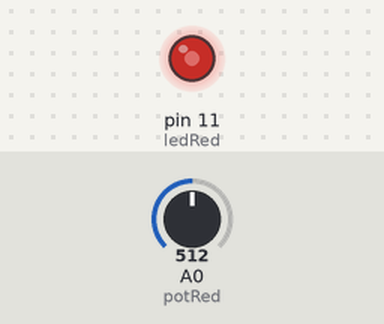
A sketch run on a simulated Arduino Uno, built with avr-gcc and run on an emulated ATmega328P. Parts: output pins drawn as LEDs (lit = HIGH). The inputs (shaded band) are chosen by the test bench; at power-on: A0 (potRed) = 512.

Above: at 1.2 s.
1.3 s: A0 (potRed) set to 716
At 2.4 s:
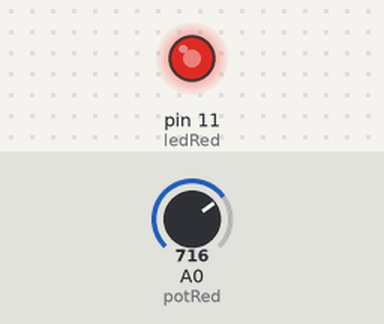
2.8 s: A0 (potRed) set to 900
At 3.6 s:
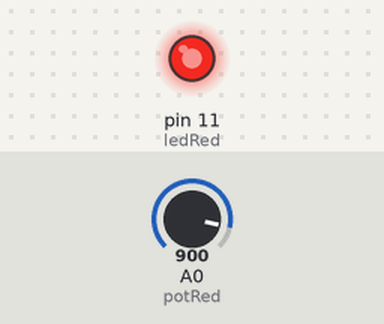
4.3 s: A0 (potRed) set to 122
At 4.8 s:
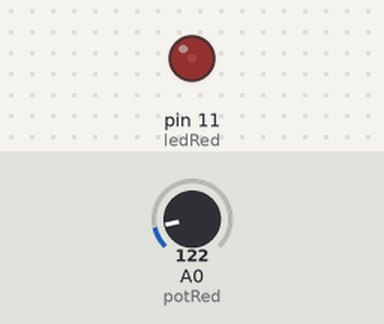
5.8 s: A0 (potRed) set to 0
At 6.1 s:
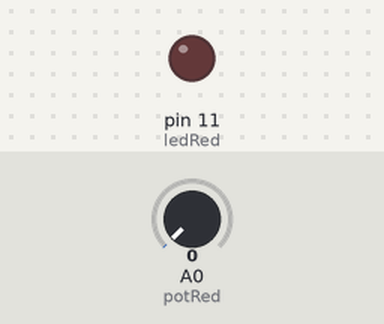
Timing chart, 0 to 8.3 s (numbered marks = the images above; inputs shaded):
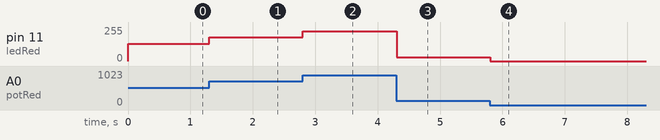

Measured:
- after the input at 1.3 s, pin 11 (ledRed): 128/255 → 179/255 at once
- after the input at 2.8 s, pin 11 (ledRed): 179/255 → 225/255 at once
- after the input at 4.3 s, pin 11 (ledRed): 225/255 → 30/255 at once
- after the input at 5.8 s, pin 11 (ledRed): 30/255 → 0/255 at once

The sketch:

Practical_9.ino
```cpp
#define ledRed 11
#define potRed A0

void setup()
{
  pinMode(ledRed, OUTPUT);

  pinMode(potRed, INPUT);
}

void loop()
{
  analogWrite(ledRed, analogRead(potRed)/4);
  delay(100);
}
```
